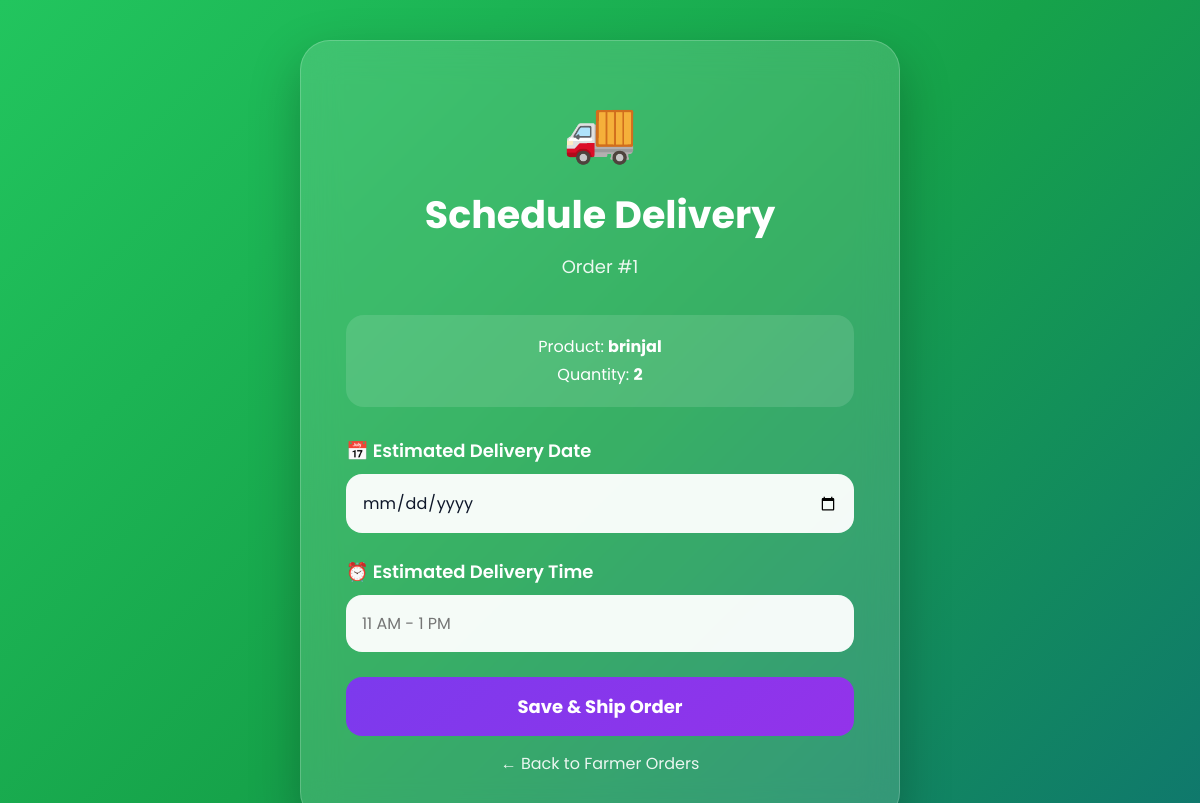
The app's page /ship-order/1 with its own data.
### tables this page shows
CREATE TABLE orders (

            id INTEGER PRIMARY KEY AUTOINCREMENT,

            buyer_id INTEGER,

            product_name TEXT NOT NULL,

            quantity INTEGER NOT NULL,

            total_price REAL NOT NULL,

            payment_method TEXT NOT NULL,

            status TEXT DEFAULT 'Paid',

            order_date TIMESTAMP DEFAULT CURRENT_TIMESTAMP

        , estimated_date TEXT, estimated_time TEXT);

### app.py (the view, shortened to what this page needs)
@app.route("/ship-order/<int:order_id>", methods=["GET", "POST"])
def shipOrder(order_id):
    conn = get_db_connection()
    order = conn.execute(
        """
        SELECT *
        FROM orders
        WHERE id=?
        """,
        (order_id,)
    ).fetchone()
    conn.close()
    return render_template(
        "ship-order.html",
        order=order
    )

### db.py (called while the page is built)
def get_db_connection():
    conn = sqlite3.connect("database.db")
    conn.row_factory = sqlite3.Row
    return conn

### templates/ship-order.html (shortened to what this page needs)
<!DOCTYPE html>
<html lang="en">
<head>
</head>
<body>
<div class="box">
    <div class="icon">
        🚚
    </div>
    <h1>
        Schedule Delivery
    </h1>
    <div class="order-id">
        Order #{{ order.id }}
    </div>
    <div class="info-box">
        Product:
        <strong>
            {{ order.product_name }}
        </strong>
        <br>
        Quantity:
        <strong>
            {{ order.quantity }}
        </strong>
    </div>
    <form method="POST">
        <label>
            📅 Estimated Delivery Date
        </label>
        <input
            type="date"
            name="estimated_date"
            required
        >
        <label>
            ⏰ Estimated Delivery Time
        </label>
        <input
            type="text"
            name="estimated_time"
            placeholder="11 AM - 1 PM"
            required
        >
        <button type="submit">
            Save & Ship Order
        </button>
    </form>
    <a href="/farmer-orders.html" class="back-btn">
        ← Back to Farmer Orders
    </a>
</div>
</body>
</html>

### templates/ship-order.html (style rules this page uses)
* { margin:0; padding:0; box-sizing:border-box; font-family:'Poppins',sans-serif; }
body { min-height:100vh; display:flex; justify-content:center; align-items:center; background: linear-gradient( 135deg, #22c55e, #16a34a, #0f766e ); padding:40px; }
.box { width:600px; background:rgba(255,255,255,0.15); backdrop-filter:blur(18px); border:1px solid rgba(255,255,255,0.2); padding:45px; border-radius:30px; color:white; box-shadow: 0 20px 50px rgba(0,0,0,0.25); animation:fadeUp .8s ease; }
.icon { font-size:60px; text-align:center; margin-bottom:10px; }
h1 { text-align:center; font-size:38px; margin-bottom:10px; }
.order-id { text-align:center; font-size:18px; margin-bottom:35px; opacity:.9; }
label { display:block; margin-bottom:10px; font-size:18px; font-weight:600; }
input { width:100%; padding:16px; border:none; border-radius:16px; margin-bottom:25px; font-size:16px; background:rgba(255,255,255,0.95); color:#0f172a; outline:none; }
button { width:100%; padding:16px; border:none; border-radius:16px; background: linear-gradient( 135deg, #7c3aed, #9333ea ); color:white; font-size:18px; font-weight:700; cursor:pointer; transition:.3s; }
.info-box { background:rgba(255,255,255,0.12); padding:18px; border-radius:18px; margin-bottom:30px; text-align:center; line-height:28px; }
.back-btn { margin-top:15px; display:block; text-align:center; color:white; text-decoration:none; opacity:.9; }

### records on screen
orders: id "1", product_name "brinjal", quantity "2"
